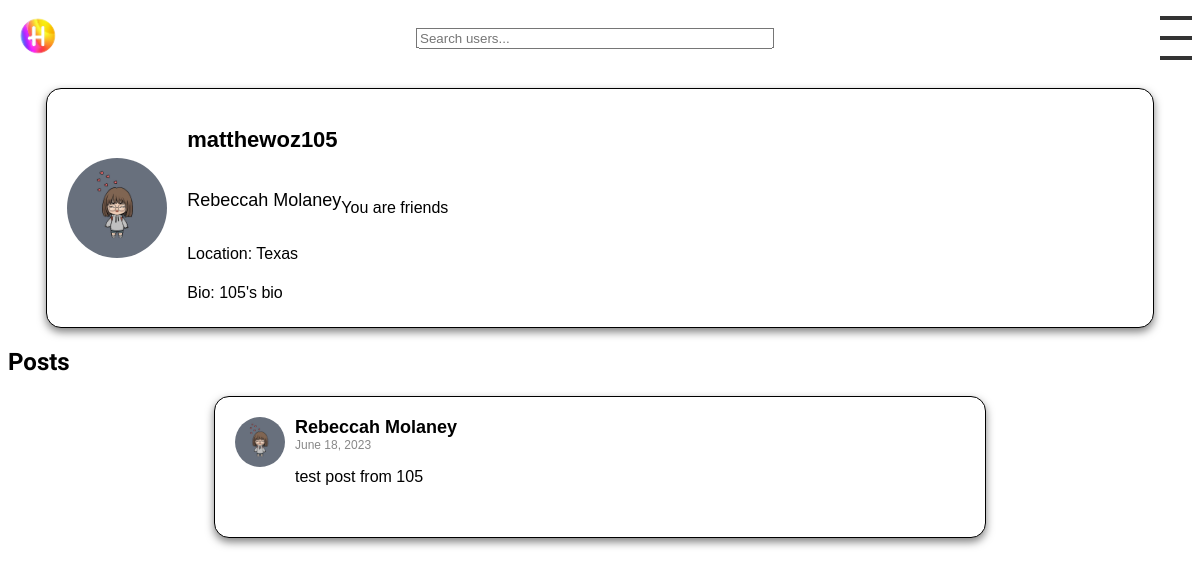
/profile/matthewoz105/ (signed in), run on an earlier commit of the app's database.
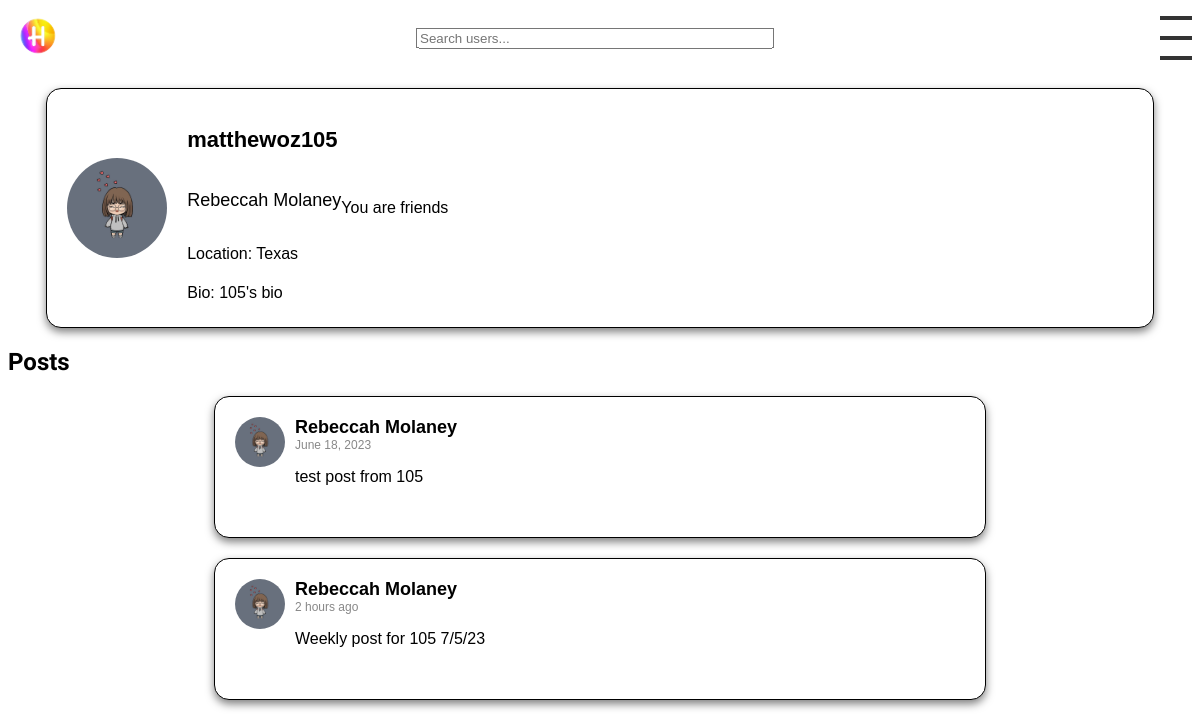
And on a later commit of the database.
### posts/models.py (models this page shows, shortened)
class Profile(models.Model):
    user = models.OneToOneField(User, on_delete=models.CASCADE)
    image = models.ImageField(upload_to='profile_pics/', default='profile_pics/ProfilePic.jpg', blank=True)
    location = models.CharField(max_length=30, blank=True)
    bio = models.TextField(blank=True)
    friends = models.ManyToManyField("self")
    last_post_time = models.DateTimeField(default=timezone.now)

class Post(models.Model):
    user = models.ForeignKey(User, on_delete=models.CASCADE, related_name='posts')
    text = models.TextField()
    image = models.ImageField(upload_to='images/', blank=True, null=True)
    likes = models.ManyToManyField(User, related_name='likes', blank=True)
    created_at = models.DateTimeField(auto_now_add=True)

### posts/views.py (the view)
# urls.py: path('profile/<str:username>/', views.view_profile, name='view_profile'),
def view_profile(request, username):
    profile_user = get_object_or_404(User, username=username)
    posts = Post.objects.filter(user=profile_user)
    are_friends = request.user.profile.friends.filter(user=profile_user).exists()
    friend_request_sent = FriendRequest.objects.filter(
        from_profile=request.user.profile,
        to_profile=Profile.objects.get(user=profile_user),
        status='pending'
    ).exists()
    context = {
        'profile_user': profile_user,
        'posts': posts,
        'are_friends': are_friends,
        'friend_request_sent': friend_request_sent,  # add this line
    }
    return render(request, 'profile.html', context)

### posts/templatetags/my_filters.py (called while the page is built)
@register.filter
def custom_date(value):
    now = timezone.now()
    diff = now - value
    if diff.days <= 0 and diff.seconds < 3600:
        return str(diff.seconds//60) + " minutes ago"
    elif diff.days <= 0 and diff.seconds >= 3600:
        return str(diff.seconds//3600) + " hours ago"
    elif diff.days >= 1 and diff.days < 7:
        return str(diff.days) + " days ago"
    else:
        return value.strftime("%B %d, %Y")  # If more than a week ago, return a formatted date

### posts/templates/profile.html
{% extends 'base.html' %}
{% block content %}
{% include 'profile_info.html' with profile=profile_user.profile user=profile_user are_friends=are_friends %}
    <h2>Posts</h2>
    {% for post in posts %}
        {% include 'post.html' with post=post %}
    {% endfor %}
{% endblock %}

### posts/templates/base.html (shortened to what this page needs)
{% load static %}
<!DOCTYPE html>
<html>
<head>
    <link rel="stylesheet" type="text/css" href="{% static 'css/fonts.css' %}">
</head>
<body>
    <header>
        {% if not is_home %}
            {% include 'navbar.html' %}
        {% endif %}
    </header>
    <div class="content-wrapper">
        {% block content %}{% endblock %}
    </div>
</body>
</html>

### posts/templates/navbar.html (shortened to what this page needs)
{% load static %}
<link rel="stylesheet" type="text/css" href="{% static 'css/navbar.css' %}">
<nav>
    <div class="nav-icon">
        <a href="{% url 'home' %}">
            <img src="{% static 'images/Highlight_logo_TransparentBackground.png' %}" alt="Highlight Logo">
        </a>
    </div>
    <div id="search" class="search">
        {% if request.user.is_authenticated %}
            <input id="search-input" type="text" placeholder="Search users..." autocomplete="off">
        {% endif %}
    </div>
    {% if request.user.is_authenticated %}
        <div class="hamburger-menu">
            <div></div>
            <div></div>
            <div></div>
        </div>
    {% else %}
        <div class="auth-buttons">
            <a href="{% url 'login' %}">Login</a>
            <a href="{% url 'register' %}">Sign up</a>
        </div>
    {% endif %}
</nav>

### posts/templates/profile_info.html (shortened to what this page needs)
{% load static %}
{% block extra_css %}
  <link rel="stylesheet" type="text/css" href="{% static 'css/profile_info.css' %}">
{% endblock %}
<div class="profile-info">
    <img src="{{ profile.image.url }}" alt="Profile picture" class="profile-avatar">
    <div class="profile-detail">
        <h2 class="username">{{ profile_user.username }}</h2>
        <p class="full-name">{{ profile_user.first_name }} {{ profile_user.last_name }}</p>
        <p class="profile-location">Location: {{ profile_user.profile.location }}</p>
        <p class="profile-bio">Bio: {{ profile_user.profile.bio }}</p>
    </div>
    {% if profile_user == request.user %}
    <a href="{% url 'edit-profile' %}" id="edit-profile-button" class="button">Edit Profile</a>
    {% else %}
    {% if are_friends %}
        <p>You are friends</p>
    {% else %}
        {% if friend_request_sent %}
            <button id="friend-request-button-{{ profile_user.username }}" disabled>Pending</button>
        {% else %}
            <button id="friend-request-button-{{ profile_user.username }}">Send Friend Request</button>
        {% endif %}
    {% endif %}
{% endif %}
</div>

### posts/templates/post.html (shortened to what this page needs)
{% load static %}
{% load my_filters %}
<link rel="stylesheet" type="text/css" href="{% static 'css/post.css' %}">
<div class="post">
    <div class="post-top">
        <a href="{% url 'view_profile' post.user.username %}">
            <img src="{{ post.user.profile.image.url }}" alt="User Avatar" class="avatar">
        </a>
        <div class="post-content">
            <div class="user-detail">
                <a href="{% url 'view_profile' post.user.username %}" class="username">{{ post.user.first_name }} {{ post.user.last_name }}</a>
                <span class="timestamp">{{ post.created_at|custom_date }}</span>
            </div>
            <p class="post-text">{{ post.text }}</p>
        </div>
    </div>
</div>

### posts/static/css/navbar.css (style rules this page uses)
header, footer { z-index: 2; position: relative; }
nav { display: flex; justify-content: space-between; align-items: center; box-sizing: border-box; position: relative; height: 60px; }
.nav-icon { position: absolute; top: 0; bottom: 0; display: flex; align-items: center; }
.nav-icon img { width: 60px; height: auto; }
#search { position: absolute; left: 50%; top: 50%; transform: translate(-50%, -50%); }
.hamburger-menu { position: absolute; right: 0px; top: 0; bottom: 0; display: flex; flex-direction: column; justify-content: space-around; align-items: center; cursor: pointer; z-index: 2; }
.hamburger-menu div { width: 2rem; height: 0.25rem; background-color: #333; }
#search-input { width: 350px; margin-right: 10px; }

### posts/static/css/profile_info.css (style rules this page uses)
.profile-info { background-color: white; border: 1px solid black; box-shadow: 0px 4px 8px rgba(0, 0, 0, 0.5); border-radius: 15px; margin-bottom: 20px; padding: 20px; font-family: Arial, sans-serif; max-width: 90%; margin: 20px auto; display: flex; align-items: center; }
.profile-info .profile-avatar { width: 100px; height: 100px; border-radius: 50%; margin-right: 20px; }
.profile-info .profile-detail { display: flex; flex-direction: column; }
.profile-info .username { color: black; font-size: 22px; font-weight: bold; }
.profile-info .profile-location, .profile-info .profile-bio { color: black; font-size: 16px; margin-bottom: 5px; }
.profile-info .full-name { color: black; font-size: 18px; }

### posts/static/css/post.css (style rules this page uses)
.post { background-color: white; border: 1px solid black; box-shadow: 0px 4px 8px rgba(0, 0, 0, 0.5); border-radius: 15px; margin-bottom: 20px; padding: 20px; font-family: Arial, sans-serif; max-width: 90%; margin: 20px auto; width: 730px; }
.post-top { display: flex; align-items: flex-start; }
.avatar { width: 50px; height: 50px; border-radius: 50%; margin-right: 10px; }
.username { color: black; font-size: 18px; font-weight: bold; }
.post-text { color: black; font-size: 16px; margin-bottom: 15px; }
.timestamp { color: #888; font-size: 12px; text-align: left; }
.user-detail { display: flex; flex-direction: column; justify-content: center; align-items: flex-start; }
.post-content { display: flex; flex-direction: column; justify-content: center; align-items: flex-start; }
.username { color: black; font-size: 18px; font-weight: bold; text-decoration: none; }
.avatar { width: 50px; height: 50px; border-radius: 50%; margin-right: 10px; transition: filter 0.3s; }

What changed in the data, as far as the page shows it:
added Post: user.profile.image (picture), user.first_name "Rebeccah", user.last_name "Molaney", created_at|custom_date "2 hours ago", text "Weekly post for 105 7/5/23"
